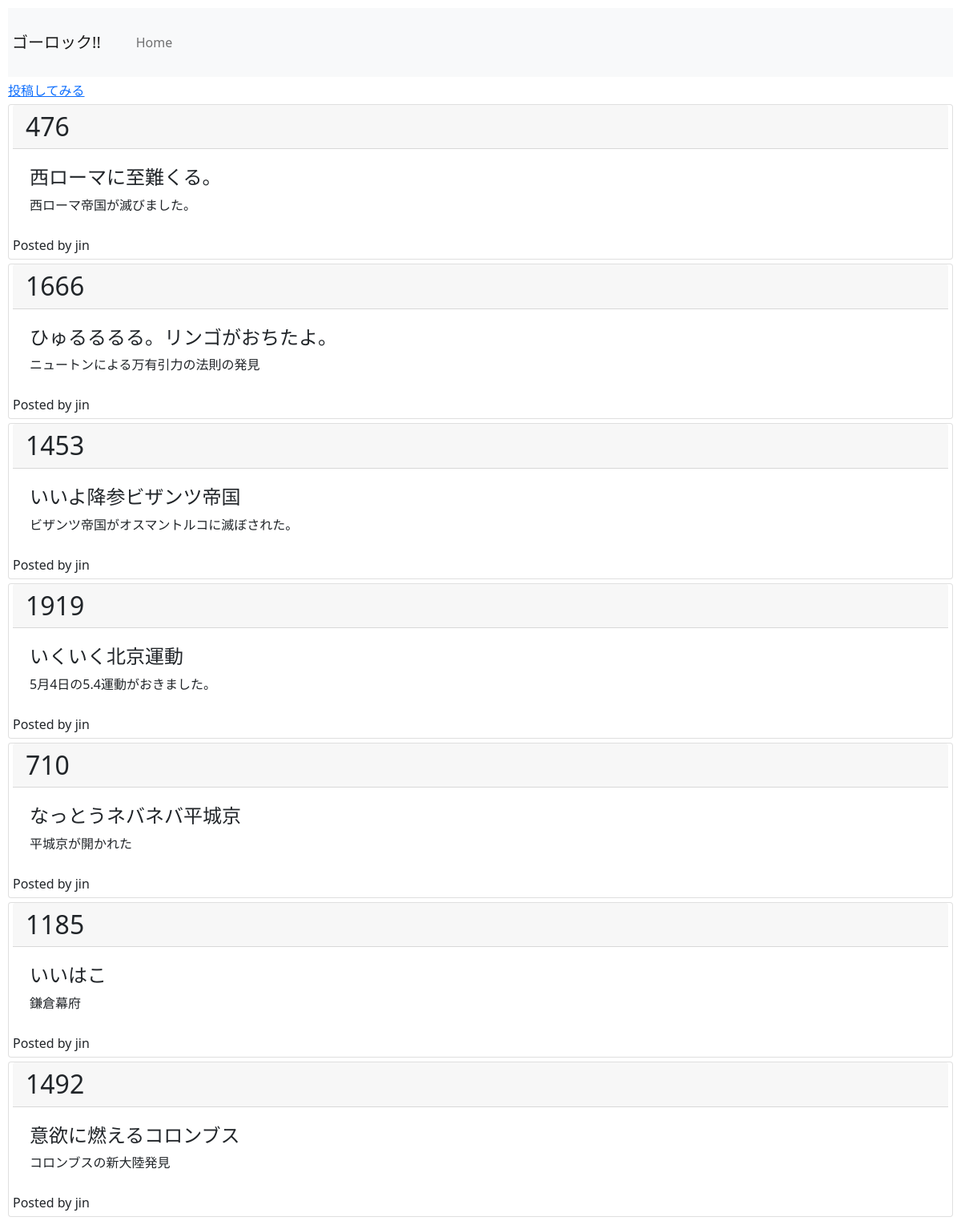
Before: /index/ with the older database file.
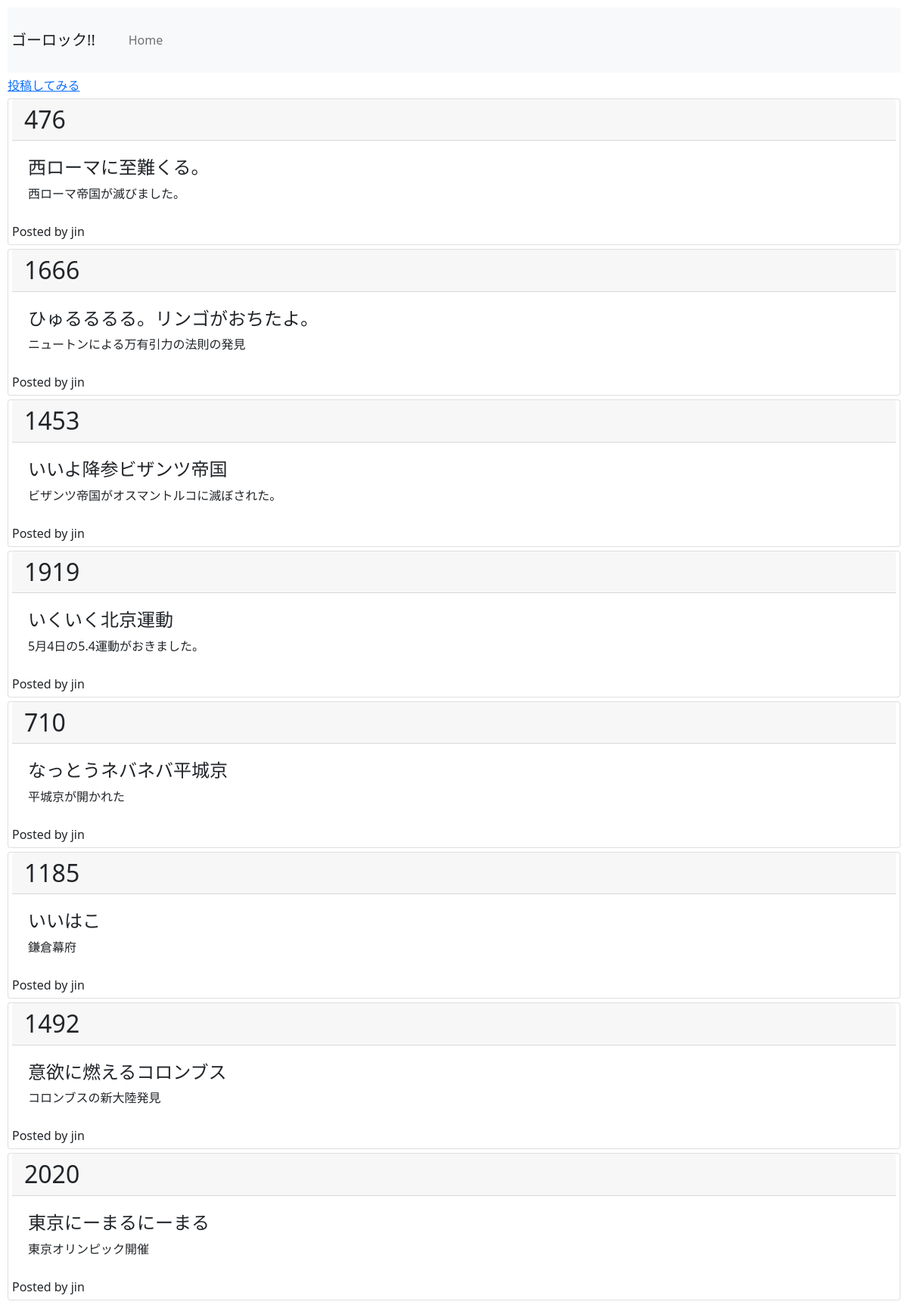
After: the same page with the newer database file.
### app/models.py (models this page shows, shortened)
class Post(models.Model):
  year = models.IntegerField(validators=[MinValueValidator(1), MaxValueValidator(2021)])
  text = models.CharField("語呂合わせ", max_length=30)
  supplement = models.CharField("補足", max_length=100)
  author = models.ForeignKey(settings.AUTH_USER_MODEL, on_delete=models.CASCADE)
  created = models.DateTimeField("作成日", default=timezone.now)

### app/views.py (the view)
# urls.py: path('index/', views.index, name='index'),
def index(request):
  data = Post.objects.all()
  params = {
    'data': data
  }
  return render(request, 'app/index.html', params)

### app/templates/app/index.html
{% extends 'app/base.html' %}
{% block 'content' %}
  {% for item in data %}
  <div class="card">
    <h2 class="card-header">{{ item.year }}</h2>
    <div class="card-body">
      <h4 class="card-title">{{ item.text }}</h4>
      <p class="card-text">{{ item.supplement }}</p>
    </div>
    <div class="who">Posted by {{ item.author }}</div>
  </div>
  {% endfor %}
{% endblock %}

### app/templates/app/base.html (shortened to what this page needs)
{% load static %}
<!doctype html>
<html lang="ja">
  <head>
    <link href="https://cdn.jsdelivr.net/npm/bootstrap@5.0.0-beta1/dist/css/bootstrap.min.css" rel="stylesheet">
    <link rel="stylesheet" href="{% static 'app/style.css' %}">
  </head>
  <body>
    <nav class="navbar navbar-expand-lg navbar-light bg-light">
      <a class="navbar-brand" href="/">ゴーロック!!</a>
      <div class="collapse navbar-collapse" id="navbarSupportedContent">
        <ul class="navbar-nav mr-auto">
          <li class="nav-item active">
            <a class="nav-link" href="{% url 'index' %}">Home</a>
          </li>
        </ul>
      </div>
    </nav>
    <a href="{% url 'create'  %}">投稿してみる</a>
    {% block 'content' %}
    {% endblock %}
  </body>
</html>

### app/static/app/style.css (style rules this page uses)
* { margin: 5px; }

Changed rows visible on the page:
added Post: year "2020", text "東京にーまるにーまる", supplement "東京オリンピック開催", author "jin"
